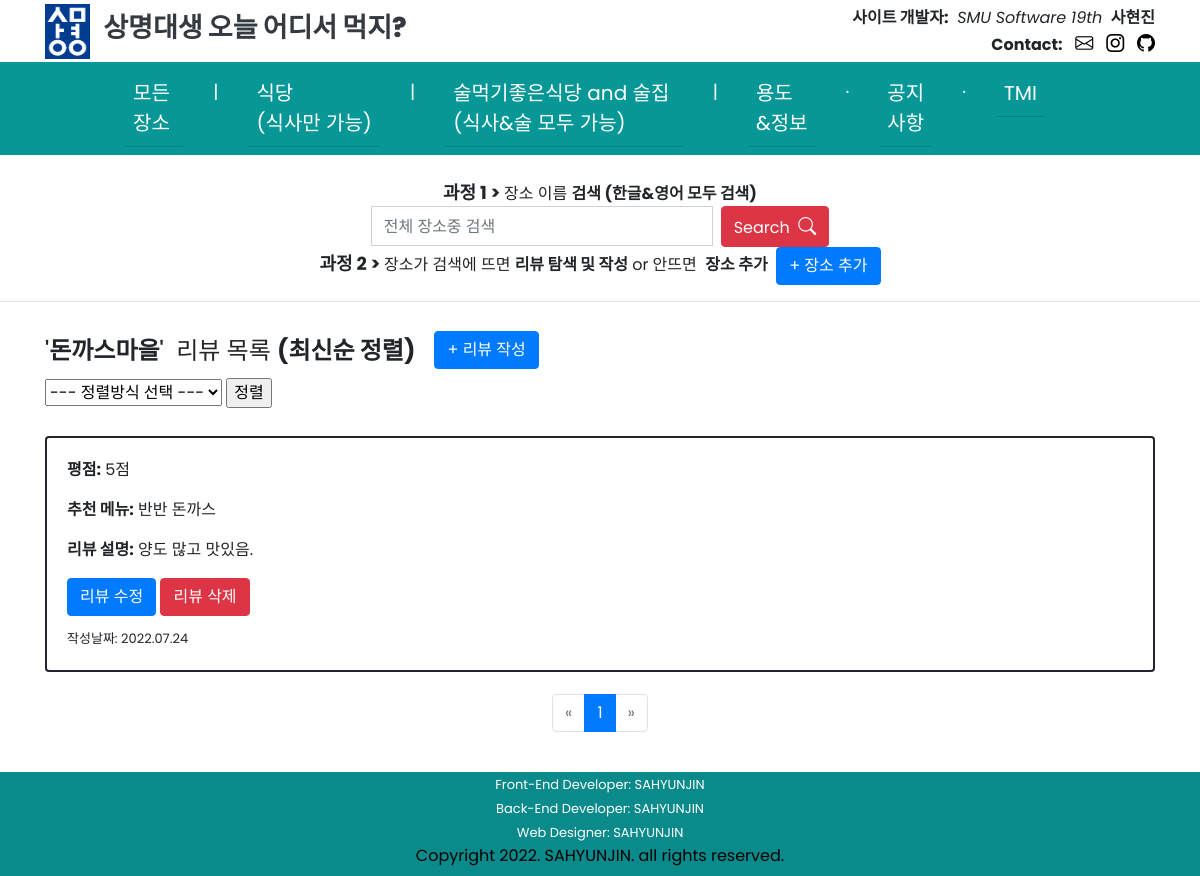
The page /SMUeat/place/88/review/list/recent/ on the database its author committed.
### SMUeat/models.py (models this page shows)
class Place(models.Model):
    name = models.CharField(max_length=30)
    PLACE_CATEGORY_CHOICES = (
    ('식당', '식당'),
    ('술먹기좋은식당 and 술집', '술먹기좋은식당 and 술집'),
    )
    category = models.CharField(max_length=40, choices=PLACE_CATEGORY_CHOICES)
    created_at = models.DateTimeField(auto_now_add=True)
    updated_at = models.DateTimeField(auto_now=True)

class Review(models.Model):
    point = models.IntegerField()
    menu = models.CharField(max_length=30)
    comment = models.TextField()
    password = models.CharField(max_length=20, default=None)
    place = models.ForeignKey(Place, on_delete=models.CASCADE)
    created_at = models.DateTimeField(auto_now_add=True)
    updated_at = models.DateTimeField(auto_now=True)

### SMUeat/views.py (the view, shortened to what this page needs)
# urls.py: path('place/<int:place_id>/review/list/<str:sorting_name>/', views.review_sorting, name='review-sorting'),
def review_sorting(request, place_id, sorting_name):
    get_place = Place.objects.get(pk=place_id)
    if (sorting_name == "recent"):
        reviews = Review.objects.filter(place=get_place).all().select_related().order_by('-created_at')  # 최신순 정렬
        paginator = Paginator(reviews, 8)
        page = request.GET.get('page')
        page_reviews = paginator.get_page(page)
        render_num = reviews.count()
        context = {
            'place': get_place,
            'reviews': page_reviews,
            'sort': '최신순 정렬',
            'render_num': render_num
        }
    return render(request, 'SMUeat/review_list.html', context)

### SMUeat/templates/SMUeat/review_list.html (shortened to what this page needs)
{% extends 'SMUeat/base.html' %}
{% load static %}
{% block content %}
<div class="container">
    <h4 style="display:inline">
    {% if place.name is none %}
        '<strong>장소 전체</strong>'
        &nbsp;리뷰 목록&nbsp;<span class="space5"><br></span><strong>({{ sort }})</strong>
    </h4>
    <div style="line-height: 165%;"><br></div>
    {% else %}
        '<strong>{{ place.name }}</strong>'
        &nbsp;리뷰 목록&nbsp;<span class="space5"><br></span><strong>({{ sort }})</strong>
    </h4>&nbsp;&nbsp;
    <button type="button" class="btn btn-primary" style="margin-bottom: 9px;" onclick="location.href='/SMUeat/place/{{place.id}}/review/create/'">+ 리뷰 작성</button>
    <br>
    <form>
        <select id = "sort_select" name = "sort" size="1">
            <option>--- 정렬방식 선택 ---</option>
        </select>
        <input type="button" value="정렬" onclick="sorting();">
    </form>
    <div style="line-height: 180%;"><br></div>
    {% endif %}
    {% for review in reviews %}
    <div class="row">
        <div class="col-sm-12">
            <div class="card" style="border:solid 2px">
                <div class="card-body">
                    <p class="card-text"><strong>평점:</strong> {{ review.point }}점</p>
                    <p class="card-text"><strong>추천 메뉴:</strong> {{ review.menu }}</p>
                    <p class="card-text"><strong>리뷰 설명:</strong> {{ review.comment }}</p>
                    <button type="button" class="btn btn-primary" onclick="location.href='/SMUeat/place/{{place.id}}/review/{{review.id}}/update/'">리뷰 수정</button>
                    <button type="button" class="btn btn-danger" onclick="location.href='/SMUeat/place/{{place.id}}/review/{{review.id}}/delete/'">리뷰 삭제</button>
                    <div style="line-height: 60%;"><br></div>
                    <span style="font-size: small;">작성날짜: {{ review.created_at | date:'Y.m.d' }}</span>
                </div>
            </div>
        </div>
    </div>
    <div style="line-height: 70%;"><br></div>
    {% endfor %}
    <div style="line-height: 70%;"><br></div>
    <nav aria-label="show page">
        <ul class="pagination justify-content-center">
            {% if reviews.has_previous %}
            <li class="page-item">
                <span><a class="page-link" href="?page=1">&laquo; ···</a></span>
            {% else %}
            <li class="page-item disabled">
                <span class="page-link">&laquo;</span>
            {% endif %}
            </li>
            <li class="page-item active" aria-current="page">
                <span class="page-link">{{ reviews.number }}</span>
            </li>
            {% if reviews.has_next %}
            <li class="page-item">
                <span><a class="page-link" href="?page={{ reviews.paginator.num_pages }}">··· &raquo;</a></span>
            {% else %}
            <li class="page-item disabled">
                <span class="page-link">&raquo;</span>
            {% endif %}
            </li>
        </ul>
    </nav>
</div>
{% endblock %}

### SMUeat/templates/SMUeat/base.html (style rules this page uses)
body { padding: 0; margin: 0; overflow-x: hidden; font-family: 'Poppins', sans-serif; }

### rows shown on the page
Place: name "돈까스마을"
Review: point "5", menu "반반 돈까스", comment "양도 많고 맛있음.", created_at "2022.07.24"

### other values the page prints
{{ sort }} "최신순 정렬"
{{ reviews.number }} "1"
